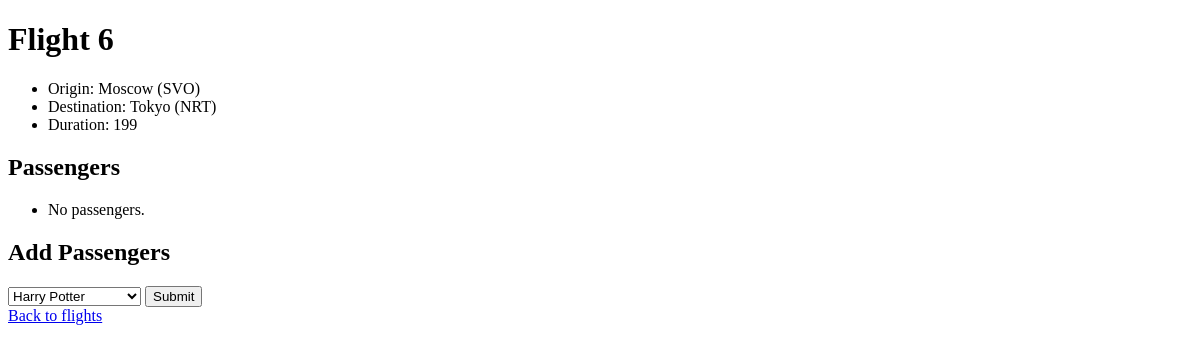
Before: /flights/6 with the older database file.
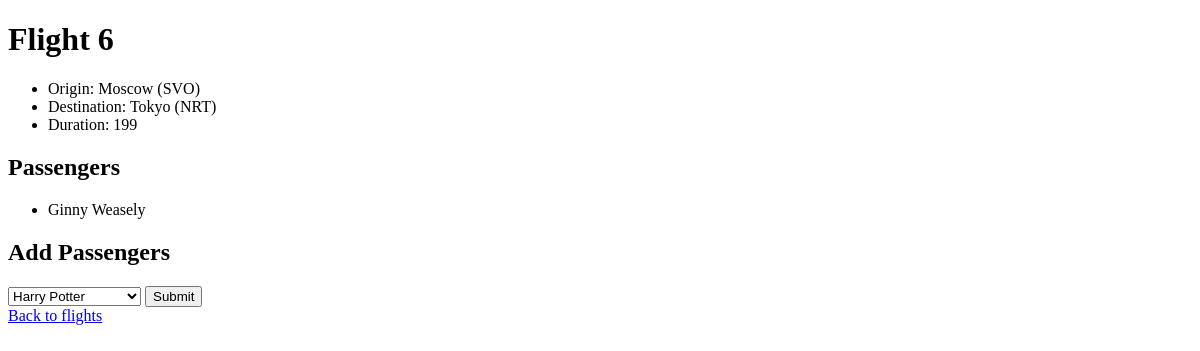
After: the same page with the newer database file.
### flights/models.py (models this page shows)
class Passenger(models.Model):
    first = models.CharField(max_length=64)
    last = models.CharField(max_length=64)
    flights = models.ManyToManyField(Flight, blank=True, related_name="passengers")
    def __str__(self):
        return f"{self.first} {self.last}"

### flights/views.py (the view)
# urls.py: path("<int:flight_id>", views.flight, name="flight"),
def flight(request, flight_id):
    try:
        flight = Flight.objects.get(pk=flight_id)
    except:
        return HttpResponse("Error, flight does not exist")
    onboardPassengers = flight.passengers.all()
    otherPassengers = Passenger.objects.exclude(flights=flight).all()
    return render(request, "flights/flight.html", {
        "flight": flight,
        "passengers": onboardPassengers,
        "none_passengers": otherPassengers
    })

### flights/models.py (called while the page is built)
    def __str__(self):
        return f"{self.city} ({self.code})"

### flights/templates/flights/flight.html (shortened to what this page needs)
{% extends "flights/layout.html" %}
{% block body %}
    <h1>Flight {{ flight.id }}</h1>
    <ul>
        <li>Origin: {{ flight.origin }}</li>
        <li>Destination: {{ flight.destination }}</li>
        <li>Duration: {{ flight.duration }}</li>
    </ul>
    <h2>Passengers</h2>
    <ul>
        {% for passenger in passengers %}
            <li>{{ passenger }}</li>
        {% empty %}
            <li>No passengers.</li>
        {% endfor %}
    </ul>
    <h2>Add Passengers</h2>
    <form action="{% url 'flights:book' flight.id %}" method="post">
        <select name="passenger" id="">
            {% for passenger in none_passengers %}
                <option value="{{ passenger.id }}">{{ passenger }}</option>
            {% endfor %}
        </select>
        <input type="submit">
    </form>
    <a href="{% url 'flights:index' %}">Back to flights</a>
{% endblock %}

Changed rows visible on the page:
added Passenger: first+last "Ginny Weasely"
Other visible differences:
text no longer shown: "No passengers."
